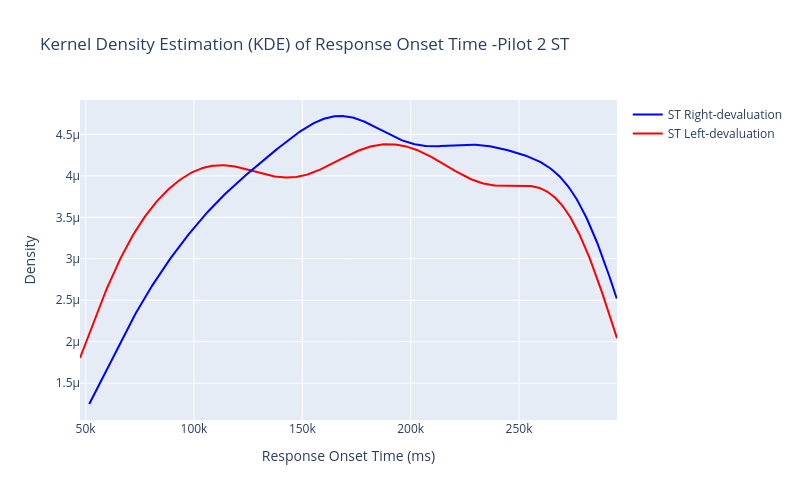

The notebook cell this image was saved under:
### Code cell
import plotly.figure_factory as ff

group_left = tmp_df_ST[tmp_df_ST["Group"] == "ST_Left"]["RT"]
group_right = tmp_df_ST[tmp_df_ST["Group"] == "ST_Right"]["RT"]

# Group data together
hist_data = [group_left, group_right]
group_labels = ['ST Left-devaluation', 'ST Right-devaluation']

# Custom colors: ET_Left (Red), ET_Right (Blue)
colors = ['red', 'blue']

# Create distplot with KDE only and custom colors
fig = ff.create_distplot(hist_data, group_labels, bin_size=100, show_hist=False, show_rug=False, colors=colors)

# Add title and adjust layout
fig.update_layout(
    title="Kernel Density Estimation (KDE) of Response Onset Time -Pilot 2 ST",
    xaxis_title="Response Onset Time (ms)",
    yaxis_title="Density",
    width=800,
    height=500
)
fig.write_image("KDE_ROT_ST.png")

fig.show()

### Figure 1 — Plotly figure (JSON) as saved in the notebook; plotly's stock layout.template omitted (floating-point values rounded to 4 significant figures; data arrays with more than 128 entries replaced by an {"elided": "..."} marker saying what was removed)
{"data": [{"legendgroup": "ST Left-devaluation", "marker": {"color": "red"}, "mode": "lines", "name": "ST Left-devaluation", "showlegend": true, "type": "scatter", "x": {"elided": "500 float values"}, "xaxis": "x", "y": {"elided": "500 float values"}, "yaxis": "y"}, {"legendgroup": "ST Right-devaluation", "marker": {"color": "blue"}, "mode": "lines", "name": "ST Right-devaluation", "showlegend": true, "type": "scatter", "x": {"elided": "500 float values"}, "xaxis": "x", "y": {"elided": "500 float values"}, "yaxis": "y"}], "layout": {"barmode": "overlay", "height": 500, "hovermode": "closest", "legend": {"traceorder": "reversed"}, "title": {"text": "Kernel Density Estimation (KDE) of Response Onset Time -Pilot 2 ST"}, "width": 800, "xaxis": {"anchor": "y2", "autorange": true, "domain": [0, 1], "range": [47413, 295200.0], "title": {"text": "Response Onset Time (ms)"}, "type": "linear", "zeroline": false}, "yaxis": {"anchor": "free", "autorange": true, "domain": [0, 1], "position": 0, "range": [1.056e-06, 4.914e-06], "title": {"text": "Density"}, "type": "linear"}}}
